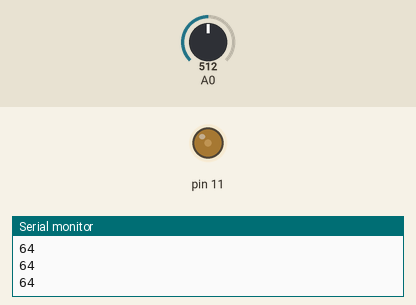
A sketch run on a simulated Arduino Uno, built with avr-gcc and run on an emulated ATmega328P. Shown: output pins drawn as LEDs (lit = HIGH), the last lines printed to the serial monitor. Inputs (shaded band) come from the test bench; at power-on: A0 = 512.

Above: at 1.2 s.
1.3 s: A0 set to 716
At 2.1 s:
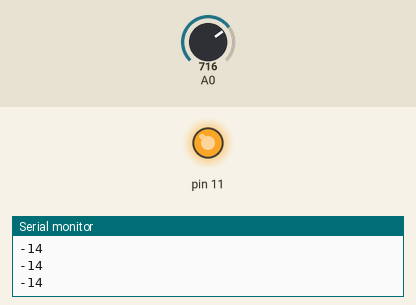
2.8 s: A0 set to 900
At 3.4 s:
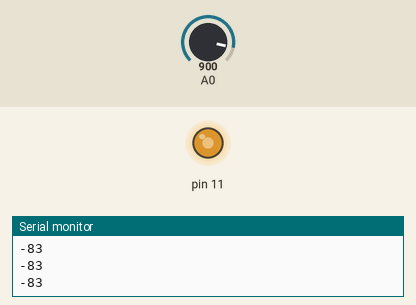
4.3 s: A0 set to 1023
At 5.5 s:
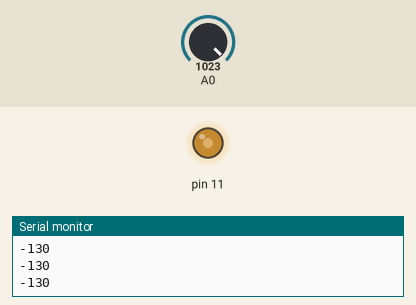
5.8 s: A0 set to 511
At 6.9 s:
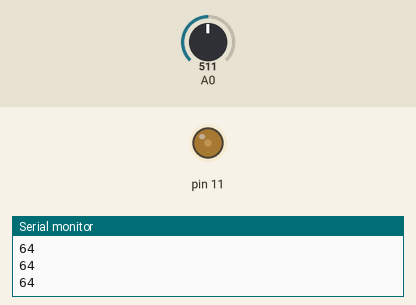
Timing chart, 0 to 8.3 s (numbered marks = the images above; inputs shaded):
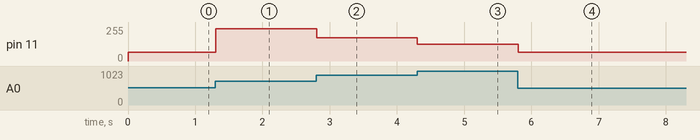

The sketch:

LDR.ino
```cpp
void setup()
{
  Serial.begin(9600);
  pinMode(11, OUTPUT);
  pinMode(A0,INPUT);
}

void loop()
{
  int ldr = analogRead(A0);
  //map(value, fromLow, fromHigh, toLow, toHigh)
  int bright = map(ldr,6,679,255,0);

  analogWrite(11,bright);

  Serial.println(bright);
}
```

Measured:
- after the input at 1.3 s, pin 11: 64/255 → 242/255 at once
- after the input at 2.8 s, pin 11: 242/255 → 173/255 at once
- after the input at 4.3 s, pin 11: 173/255 → 126/255 at once
- after the input at 5.8 s, pin 11: 126/255 → 64/255 at once
